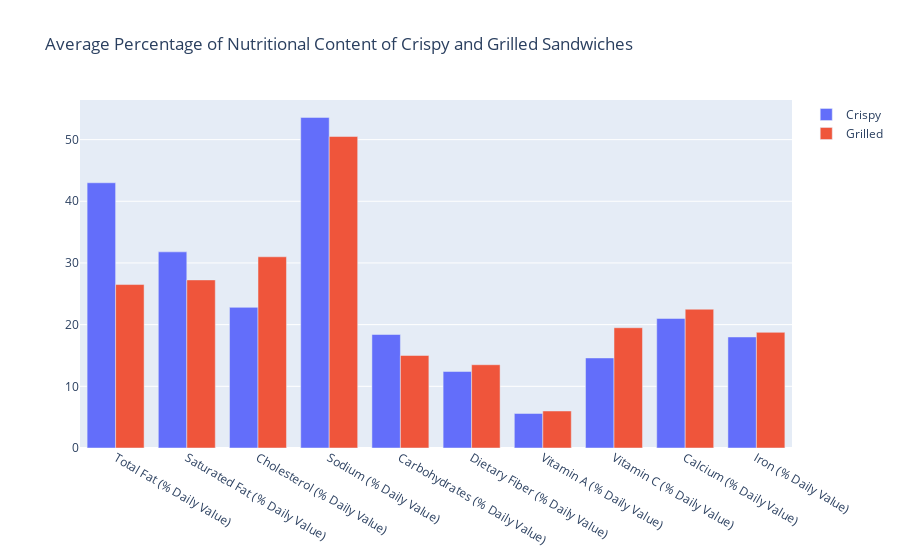

This figure's notebook cell:
### Code cell
import plotly.graph_objects as go

nutritions = ['Total Fat (% Daily Value)', 'Saturated Fat (% Daily Value)', 'Cholesterol (% Daily Value)', 
              'Sodium (% Daily Value)', 'Carbohydrates (% Daily Value)', 'Dietary Fiber (% Daily Value)', 
              'Vitamin A (% Daily Value)', 'Vitamin C (% Daily Value)', 'Calcium (% Daily Value)', 'Iron (% Daily Value)']

fig = go.Figure(data=[
    go.Bar(name='Crispy', x=nutritions, y=df_grilled_crispy_sandwich_group.loc['Crispy',nutritions].tolist()),
    go.Bar(name='Grilled', x=nutritions, y=df_grilled_crispy_sandwich_group.loc['Grilled',nutritions].tolist()),
])
    
fig.update_layout(title="Average Percentage of Nutritional Content of Crispy and Grilled Sandwiches", barmode='group')
fig.show()

### Figure 1 — Plotly figure (JSON) as saved in the notebook; plotly's stock layout.template omitted (floating-point values rounded to 4 significant figures)
{"data": [{"name": "Crispy", "type": "bar", "x": ["Total Fat (% Daily Value)", "Saturated Fat (% Daily Value)", "Cholesterol (% Daily Value)", "Sodium (% Daily Value)", "Carbohydrates (% Daily Value)", "Dietary Fiber (% Daily Value)", "Vitamin A (% Daily Value)", "Vitamin C (% Daily Value)", "Calcium (% Daily Value)", "Iron (% Daily Value)"], "y": [43, 31.8, 22.8, 53.6, 18.4, 12.4, 5.6, 14.6, 21, 18]}, {"name": "Grilled", "type": "bar", "x": ["Total Fat (% Daily Value)", "Saturated Fat (% Daily Value)", "Cholesterol (% Daily Value)", "Sodium (% Daily Value)", "Carbohydrates (% Daily Value)", "Dietary Fiber (% Daily Value)", "Vitamin A (% Daily Value)", "Vitamin C (% Daily Value)", "Calcium (% Daily Value)", "Iron (% Daily Value)"], "y": [26.5, 27.25, 31, 50.5, 15, 13.5, 6, 19.5, 22.5, 18.75]}], "layout": {"barmode": "group", "title": {"text": "Average Percentage of Nutritional Content of Crispy and Grilled Sandwiches"}}}
